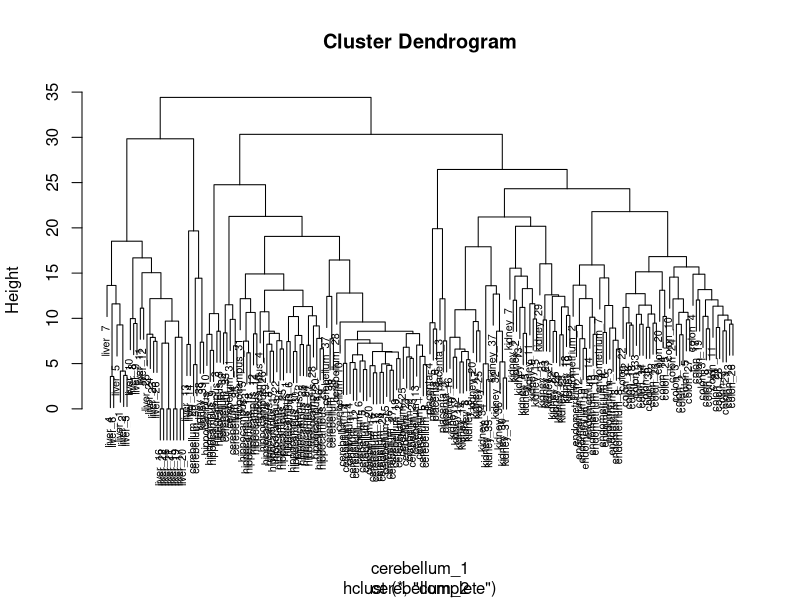
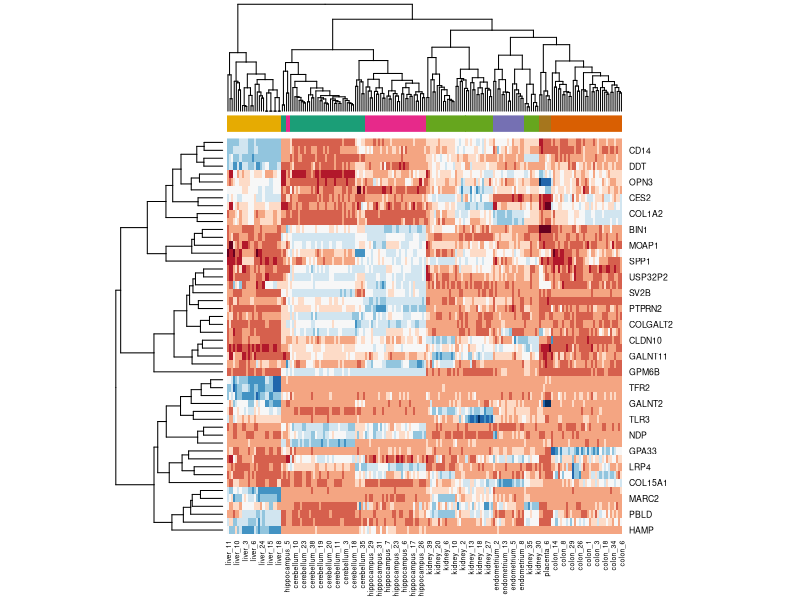
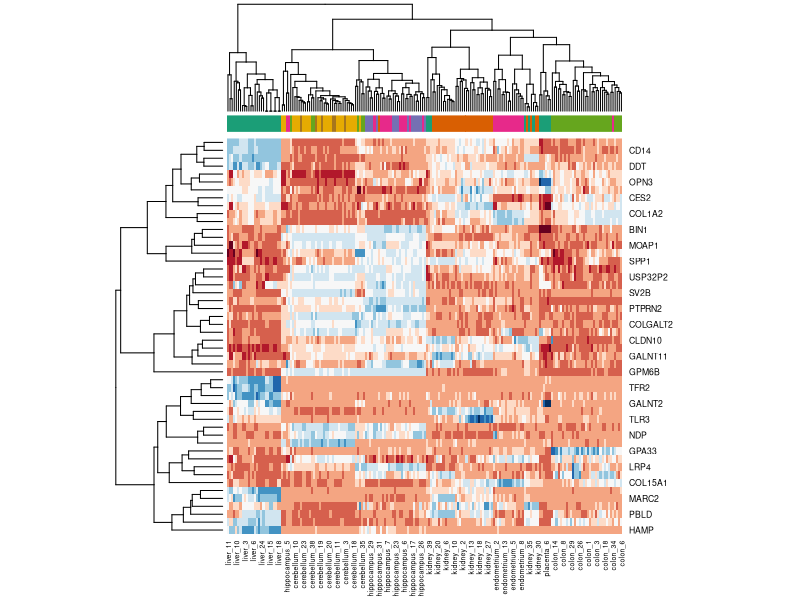
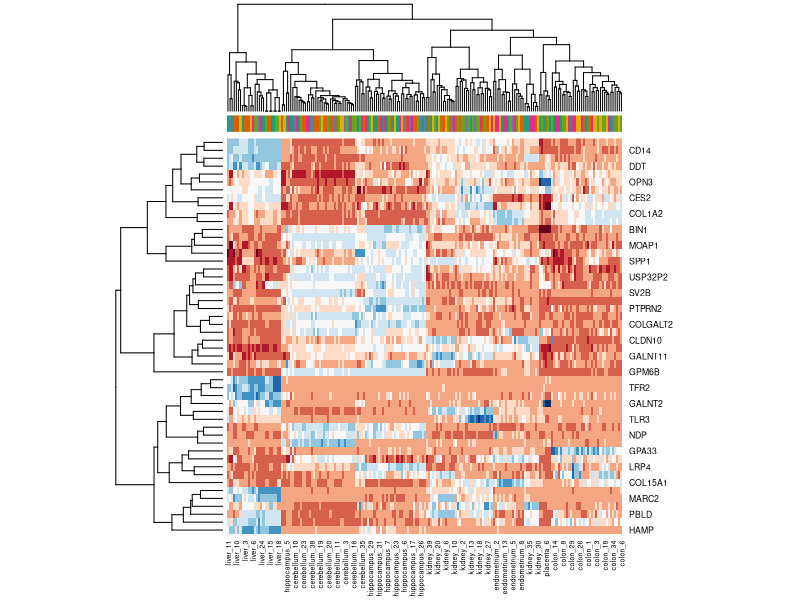
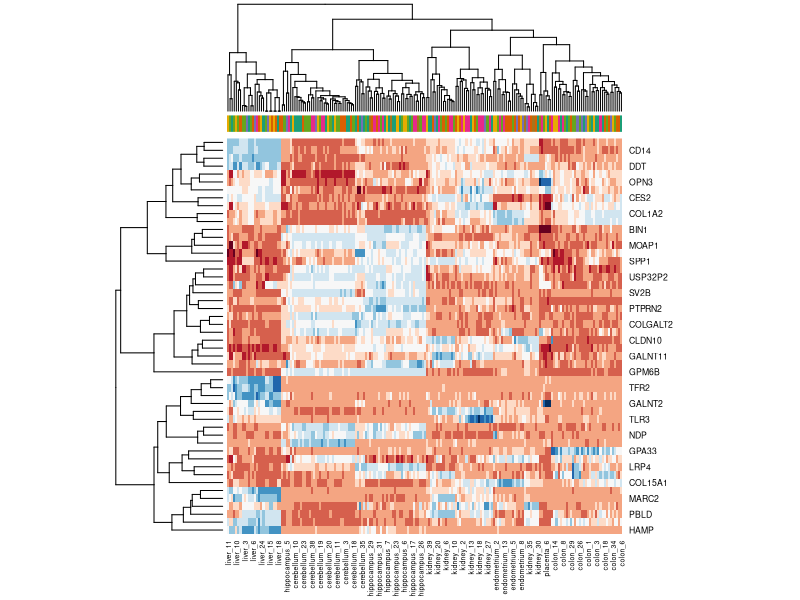

Source code (R) for these figures, in order:
library(dslabs)
library(tidyverse)
library(caret)
data("tissue_gene_expression")

# question 1
d <- dist(tissue_gene_expression$x - rowMeans(tissue_gene_expression$x))

# Question 2
h <- hclust(d)
str(h)
plot(h, cex = 0.65, xlab = h$labels )

# question 3
k <- kmeans(tissue_gene_expression$x, centers = 7, nstart = 25)
table(k$cluster, tissue_gene_expression$y)

# Question 4
library(RColorBrewer)
sds <- matrixStats::colSds(tissue_gene_expression$x)
ind <- order(sds, decreasing = TRUE)[1:50]
colors <- brewer.pal(7, "Dark2")[as.numeric(tissue_gene_expression$y)]


heatmap(t(tissue_gene_expression$x[,ind]), col = brewer.pal(11, "RdBu"), scale = "row", ColSideColors = colors)
heatmap(t(tissue_gene_expression$x[,ind]), col = brewer.pal(11, "RdBu"), scale = "row", ColSideColors = rev(colors))
heatmap(t(tissue_gene_expression$x[,ind]), col = brewer.pal(11, "RdBu"), scale = "row", ColSideColors = sample(colors))
heatmap(t(tissue_gene_expression$x[,ind]), col = brewer.pal(11, "RdBu"), scale = "row", ColSideColors = sample(colors))
